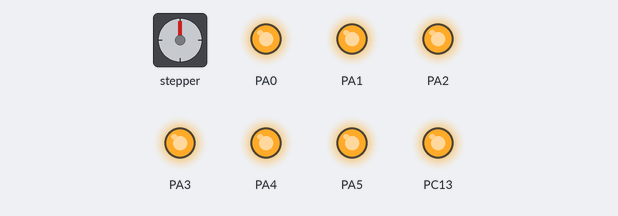
Bench run of a sketch on a simulated STM32 Black Pill. On the bench: stepper motor, output pins drawn as LEDs (lit = HIGH). Stepper angles assume 200 steps per turn; what the sketch prints to the serial monitor is not drawn.

Above: at 1.15 s.
At 1.55 s:
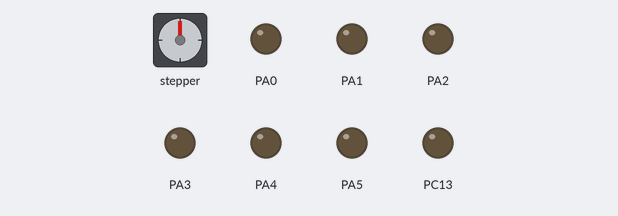
Timing chart, 0 to 3.8 s (numbered marks = the images above):
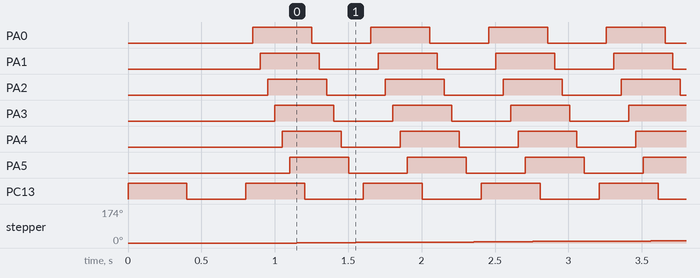

Measured:
- by itself, PA0–5, PC13: alternates HIGH for 0.40 s and LOW for 0.40 s

The sketch:

STM32F401RCT6.ino
```cpp
/* Stepper Motor Control - one step at a time, drives a unipolar or bipolar stepper motor.
 The motor is attached to digital pins x x x x
 The motor will step one step at a time, very slowly.  You can use this to
 test that you've got the four wires of your stepper wired to the correct
 pins. If wired correctly, all steps should be in the same direction.
 Use this also to count the number of steps per revolution of your motor,
 if you don't know it.  Then plug that number into the oneRevolution example  */

#include <Arduino.h>
#include <Stepper.h>

const int stepsPerRevolution = 200;  // change this to fit the number of steps per revolution for your motor
// System clock selection is performed on startup,
// however the internal RC 8 MHz oscillator is selected as default CPU clock on reset.
// PA13 SWDIO, PA14 SWCLK, PC14/PC15 OSC,
// USART on pins PA14/PA15 or PA9/PA10.
// initialize the stepper library on pins 8 through 11:
Stepper myStepper(stepsPerRevolution, PA8, PA7, PA12, PA11);

int stepCount = 0;         // number of steps the motor has taken

static uint8_t Digit5th = 0; // Defines the 5th digit weight
static uint8_t Digit4th = 0; // Defines the 4th digit weight
static uint8_t Digit3rd = 0; // Defines the 3rd digit weight
static uint8_t Digit2nd = 0; // Defines the 2nd digit weight
static uint8_t tempC = 0; // Defines the last digit weight

void setup() {
Serial.begin(2400);      // initialize the serial port:
pinMode(PA0, OUTPUT);     pinMode(PA1, OUTPUT);   pinMode(PA2, OUTPUT);     pinMode(PA3, OUTPUT);
pinMode(PA4, OUTPUT);     pinMode(PA5, OUTPUT);
//pinMode(PC0, OUTPUT);     pinMode(PC1, OUTPUT);   pinMode(PC2, OUTPUT);     pinMode(PC3, OUTPUT);
//pinMode(PC4, OUTPUT);
   //  pinMode(PC5, OUTPUT);
pinMode(PC13, OUTPUT);
Serial.println("..........................");
Serial.print("Baud Rate 2400 : ");
Serial.println("STM32F401RCT6 with Arduino");
Serial.println("23 October 2024");
Serial.println("STM32F401RCT6.inO");
Serial.println("..........................");

digitalWrite(PC13, HIGH);  delay(400);  digitalWrite(PC13, LOW);   delay(400);
}

void loop() {
  //digitalWrite(PC0, !digitalRead(PC0));  delay(50);
  //digitalWrite(PC1, !digitalRead(PC1));  delay(50);
  //digitalWrite(PC2, !digitalRead(PC2));  delay(50);
  //digitalWrite(PC3, !digitalRead(PC3));  delay(50);
  // digitalWrite(PC4, !digitalRead(PC4));  delay(50);
  // digitalWrite(PC5, !digitalRead(PC5));  delay(50);
  digitalWrite(PC13, !digitalRead(PC13));  delay(50);
  digitalWrite(PA0, !digitalRead(PA0));  delay(50);
  digitalWrite(PA1, !digitalRead(PA1));  delay(50);
  digitalWrite(PA2, !digitalRead(PA2));  delay(50);
  digitalWrite(PA3, !digitalRead(PA3));  delay(50);
  digitalWrite(PA4, !digitalRead(PA4));  delay(50);
  digitalWrite(PA5, !digitalRead(PA5));  delay(50);

  myStepper.step(1);        // step one step:
  Serial.print("steps:");  Serial.println(stepCount);
  stepCount++;  delay(50);
   for (int i=0; i<30; i++) {
 Serial.print(Digit5th, DEC);
 Serial.print(Digit4th, DEC);
 Serial.print(Digit3rd, DEC);
 Serial.print(Digit2nd, DEC);
 Serial.println(tempC, DEC);
 ++tempC; // increment last digit weight by one and returns the new value of x
if (tempC > 9) {  tempC = 0;  ++Digit2nd;   }            //last digit statement(s)
if (Digit2nd > 9) {  Digit2nd = 0;  ++Digit3rd;   }      //2nd digitstatement(s)
if (Digit3rd > 9) {  Digit3rd = 0;  ++Digit4th;   }      //3rd digitstatement(s)
if (Digit4th > 9) {  Digit4th = 0;  ++Digit5th;   }      //4th digitstatement(s)
if (Digit5th > 6) {  Digit5th = 0;   }                  //5th digits max = 60 tonne
 }
}
```
